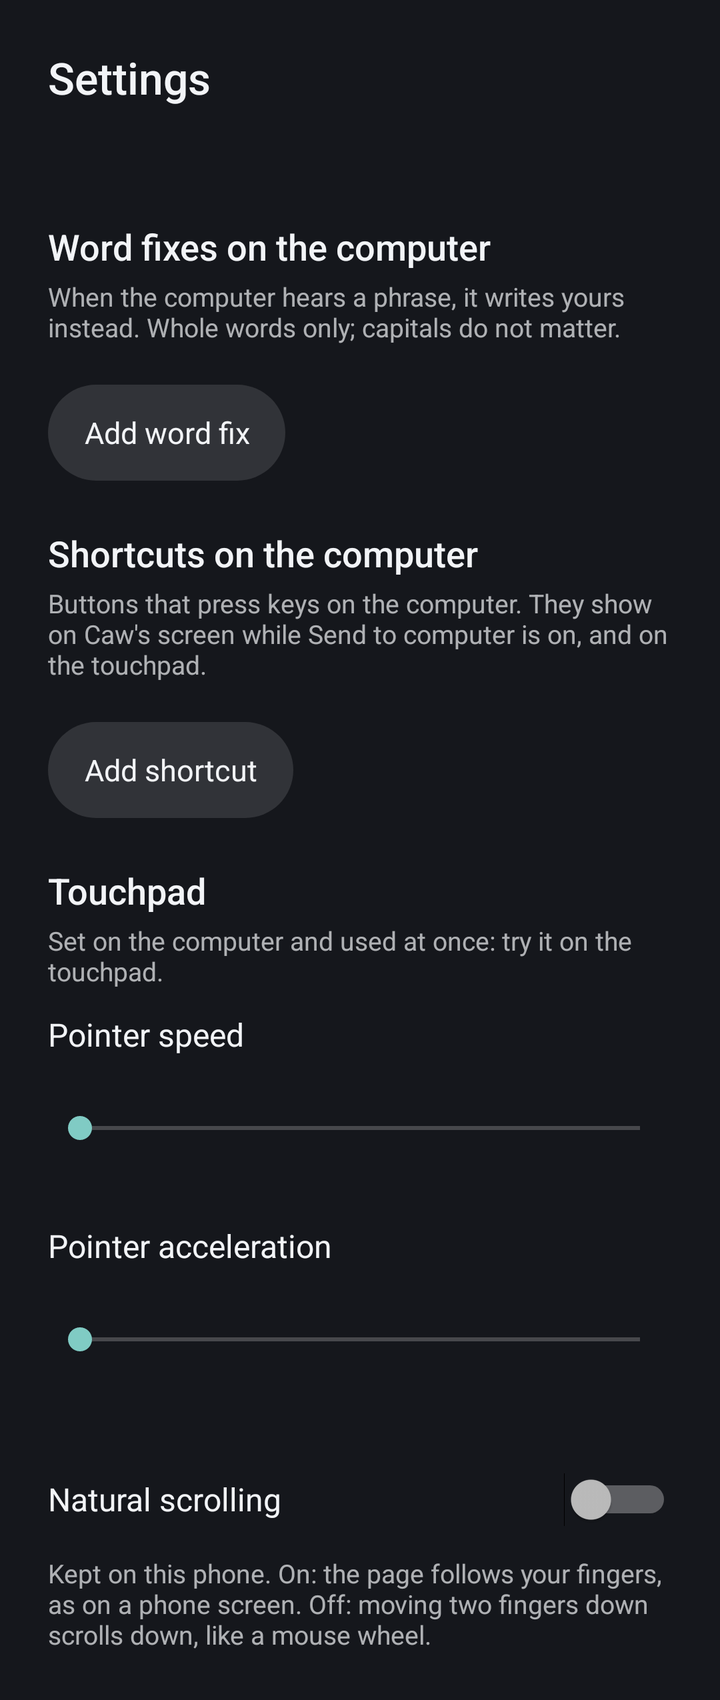
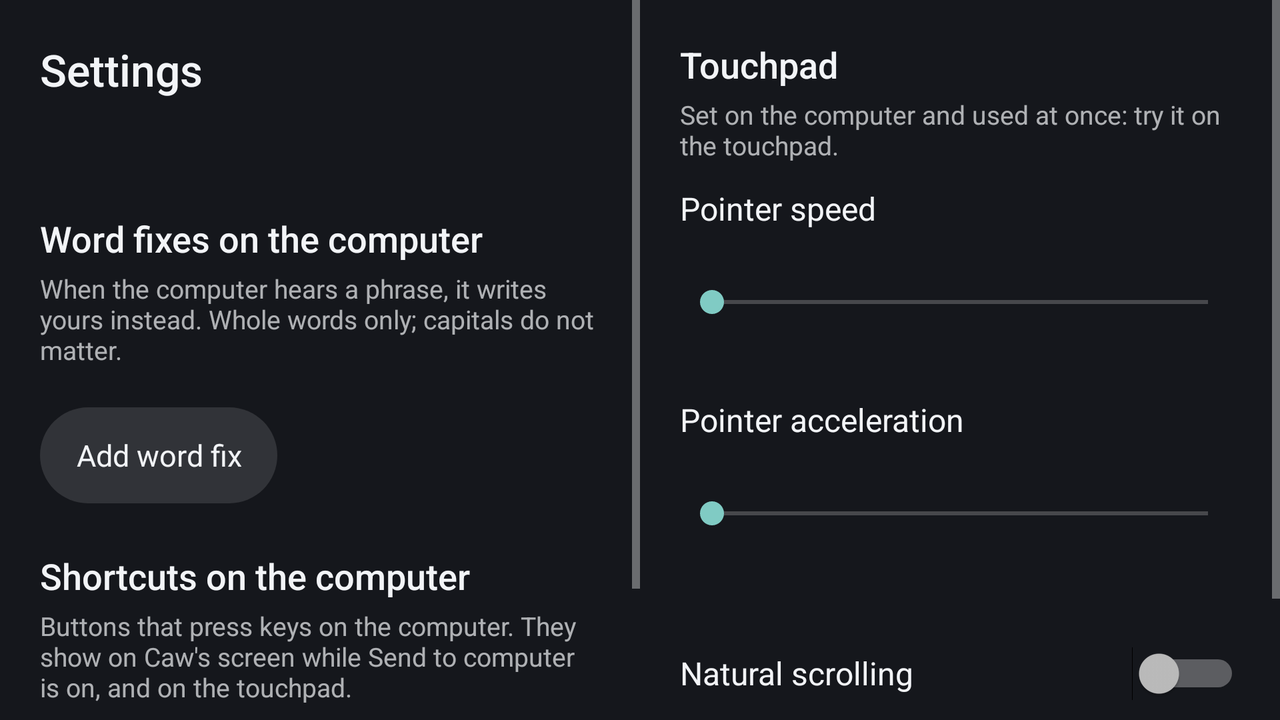

Compare how this app lays out the same screen by default and in its alternative resource folder. The renders come first, then the two layout files and the values they reference.
<!-- AndroidManifest.xml: activity theme android:Theme.Material.NoActionBar -->
<!-- res/layout/activity_settings.xml -->
<?xml version="1.0" encoding="utf-8"?>
<ScrollView xmlns:android="http://schemas.android.com/apk/res/android"
    android:layout_width="match_parent"
    android:layout_height="match_parent"
    android:background="@color/caw_backdrop"
    android:fillViewport="true"
    android:fitsSystemWindows="true">

    <LinearLayout
        android:layout_width="match_parent"
        android:layout_height="wrap_content"
        android:orientation="vertical"
        android:padding="24dp">

        <TextView
            android:layout_width="match_parent"
            android:layout_height="wrap_content"
            android:fontFamily="sans-serif-medium"
            android:text="@string/settings_title"
            android:textColor="@color/caw_text"
            android:textSize="22sp" />

        <TextView
            android:id="@+id/computer_line"
            android:layout_width="match_parent"
            android:layout_height="wrap_content"
            android:layout_marginTop="12dp"
            android:drawablePadding="8dp"
            android:textColor="@color/caw_text"
            android:textSize="16sp" />

        <TextView
            android:layout_width="match_parent"
            android:layout_height="wrap_content"
            android:layout_marginTop="24dp"
            android:fontFamily="sans-serif-medium"
            android:text="@string/settings_fixes_title"
            android:textColor="@color/caw_text"
            android:textSize="18sp" />
        <TextView
            android:layout_width="match_parent"
            android:layout_height="wrap_content"
            android:layout_marginTop="4dp"
            android:alpha="0.7"
            android:text="@string/settings_fixes_help"
            android:textColor="@color/caw_text"
            android:textSize="13sp" />

        
        <LinearLayout
            android:id="@+id/fix_list"
            android:layout_width="match_parent"
            android:layout_height="wrap_content"
            android:layout_marginTop="8dp"
            android:orientation="vertical" />

        <TextView
            android:id="@+id/fixes_empty"
            android:layout_width="match_parent"
            android:layout_height="wrap_content"
            android:layout_marginTop="8dp"
            android:alpha="0.7"
            android:text="@string/settings_fixes_empty"
            android:textColor="@color/caw_text"
            android:textSize="15sp"
            android:visibility="gone" />

        <TextView
            android:id="@+id/add_fix"
            style="@style/CawButton"
            android:layout_marginTop="12dp"
            android:text="@string/settings_fix_add" />
        <TextView
            android:id="@+id/fixes_status"
            android:layout_width="match_parent"
            android:layout_height="wrap_content"
            android:layout_marginTop="8dp"
            android:drawablePadding="8dp"
            android:textColor="@color/caw_text"
            android:textIsSelectable="true"
            android:textSize="14sp"
            android:visibility="gone" />

        <TextView
            android:layout_width="match_parent"
            android:layout_height="wrap_content"
            android:layout_marginTop="24dp"
            android:fontFamily="sans-serif-medium"
            android:text="@string/settings_shortcuts_title"
            android:textColor="@color/caw_text"
            android:textSize="18sp" />
        <TextView
            android:layout_width="match_parent"
            android:layout_height="wrap_content"
            android:layout_marginTop="4dp"
            android:alpha="0.7"
            android:text="@string/settings_shortcuts_help"
            android:textColor="@color/caw_text"
            android:textSize="13sp" />

        
        <LinearLayout
            android:id="@+id/shortcut_list"
            android:layout_width="match_parent"
            android:layout_height="wrap_content"
            android:layout_marginTop="8dp"
            android:orientation="vertical" />

        
        <TextView
            android:id="@+id/shortcuts_empty"
            android:layout_width="match_parent"
            android:layout_height="wrap_content"
            android:layout_marginTop="8dp"
            android:alpha="0.7"
            android:textColor="@color/caw_text"
            android:textSize="15sp"
            android:visibility="gone" />

        <TextView
            android:id="@+id/add_shortcut"
            style="@style/CawButton"
            android:layout_marginTop="12dp"
            android:text="@string/settings_shortcut_add" />
        <TextView
            android:id="@+id/shortcuts_status"
            android:layout_width="match_parent"
            android:layout_height="wrap_content"
            android:layout_marginTop="8dp"
            android:drawablePadding="8dp"
            android:textColor="@color/caw_text"
            android:textIsSelectable="true"
            android:textSize="14sp"
            android:visibility="gone" />

        <TextView
            android:layout_width="match_parent"
            android:layout_height="wrap_content"
            android:layout_marginTop="24dp"
            android:fontFamily="sans-serif-medium"
            android:text="@string/settings_touchpad_title"
            android:textColor="@color/caw_text"
            android:textSize="18sp" />
        <TextView
            android:layout_width="match_parent"
            android:layout_height="wrap_content"
            android:layout_marginTop="4dp"
            android:alpha="0.7"
            android:text="@string/settings_pointer_help"
            android:textColor="@color/caw_text"
            android:textSize="13sp" />
        <LinearLayout
            android:layout_width="match_parent"
            android:layout_height="wrap_content"
            android:layout_marginTop="12dp"
            android:orientation="horizontal">

            <TextView
                android:id="@+id/speed_label"
                android:layout_width="0dp"
                android:layout_height="wrap_content"
                android:layout_weight="1"
                android:text="@string/settings_speed"
                android:textColor="@color/caw_text"
                android:textSize="16sp" />

            <TextView
                android:id="@+id/speed_value"
                android:layout_width="wrap_content"
                android:layout_height="wrap_content"
                android:fontFamily="sans-serif-medium"
                android:textColor="@color/caw_text"
                android:textSize="16sp" />
        </LinearLayout>

        <SeekBar
            android:id="@+id/speed"
            android:layout_width="match_parent"
            android:layout_height="wrap_content"
            android:max="99"
            android:minHeight="48dp"
            android:paddingTop="12dp"
            android:paddingBottom="12dp" />
        <LinearLayout
            android:layout_width="match_parent"
            android:layout_height="wrap_content"
            android:layout_marginTop="12dp"
            android:orientation="horizontal">

            <TextView
                android:id="@+id/accel_label"
                android:layout_width="0dp"
                android:layout_height="wrap_content"
                android:layout_weight="1"
                android:text="@string/settings_accel"
                android:textColor="@color/caw_text"
                android:textSize="16sp" />

            <TextView
                android:id="@+id/accel_value"
                android:layout_width="wrap_content"
                android:layout_height="wrap_content"
                android:fontFamily="sans-serif-medium"
                android:textColor="@color/caw_text"
                android:textSize="16sp" />
        </LinearLayout>

        <SeekBar
            android:id="@+id/accel"
            android:layout_width="match_parent"
            android:layout_height="wrap_content"
            android:max="100"
            android:minHeight="48dp"
            android:paddingTop="12dp"
            android:paddingBottom="12dp" />
        <TextView
            android:id="@+id/pointer_status"
            android:layout_width="match_parent"
            android:layout_height="wrap_content"
            android:layout_marginTop="8dp"
            android:drawablePadding="8dp"
            android:textColor="@color/caw_text"
            android:textIsSelectable="true"
            android:textSize="14sp"
            android:visibility="gone" />

        <Switch
            android:id="@+id/natural_scrolling"
            android:layout_width="match_parent"
            android:layout_height="wrap_content"
            android:layout_marginTop="20dp"
            android:minHeight="48dp"
            android:text="@string/settings_natural"
            android:textColor="@color/caw_text"
            android:textSize="16sp" />
        <TextView
            android:layout_width="match_parent"
            android:layout_height="wrap_content"
            android:layout_marginTop="4dp"
            android:alpha="0.7"
            android:text="@string/settings_natural_help"
            android:textColor="@color/caw_text"
            android:textSize="13sp" />
    </LinearLayout>
</ScrollView>
<!-- resources referenced by this layout -->
<resources>
  <color name="caw_backdrop">#15171C</color>
  <color name="caw_text">#F2F4F7</color>
  <string name="settings_accel">Pointer acceleration</string>
  <string name="settings_fix_add">Add word fix</string>
  <string name="settings_fixes_empty">No word fixes yet.</string>
  <string name="settings_fixes_help">When the computer hears a phrase, it writes yours instead. Whole words only; capitals do not matter.</string>
  <string name="settings_fixes_title">Word fixes on the computer</string>
  <string name="settings_natural">Natural scrolling</string>
  <string name="settings_natural_help">Kept on this phone. On: the page follows your fingers, as on a phone screen. Off: moving two fingers down scrolls down, like a mouse wheel.</string>
  <string name="settings_pointer_help">Set on the computer and used at once: try it on the touchpad.</string>
  <string name="settings_shortcut_add">Add shortcut</string>
  <string name="settings_shortcuts_help">Buttons that press keys on the computer. They show on Caw\'s screen while Send to computer is on, and on the touchpad.</string>
  <string name="settings_shortcuts_title">Shortcuts on the computer</string>
  <string name="settings_speed">Pointer speed</string>
  <string name="settings_title">Settings</string>
  <string name="settings_touchpad_title">Touchpad</string>
  <style name="CawButton">
          <item name="android:layout_width">wrap_content</item>
          <item name="android:layout_height">wrap_content</item>
          <item name="android:background">@drawable/keyboard_button</item>
          <item name="android:gravity">center</item>
          <item name="android:minHeight">48dp</item>
          <item name="android:paddingStart">18dp</item>
          <item name="android:paddingEnd">18dp</item>
          <item name="android:textColor">@color/caw_text</item>
          <item name="android:textSize">15sp</item>
          <item name="android:clickable">true</item>
          <item name="android:focusable">true</item>
      </style>
  <!-- drawable keyboard_button (drawable) -->
  <?xml version="1.0" encoding="utf-8"?>
  <ripple xmlns:android="http://schemas.android.com/apk/res/android" android:color="#33FFFFFF">
      <item>
          <shape android:shape="rectangle">
              <solid android:color="#1FFFFFFF" />
              <corners android:radius="999dp" />
          </shape>
      </item>
  </ripple>
</resources>
<!-- res/layout-land/activity_settings.xml (the repository's variant of the layout above) -->
<!-- drawn on the phone turned sideways -->
<?xml version="1.0" encoding="utf-8"?>
<LinearLayout xmlns:android="http://schemas.android.com/apk/res/android"
    android:layout_width="match_parent"
    android:layout_height="match_parent"
    android:background="@color/caw_backdrop"
    android:fitsSystemWindows="true"
    android:orientation="horizontal">

    <ScrollView
        android:layout_width="0dp"
        android:layout_height="match_parent"
        android:layout_weight="1">

        <LinearLayout
            android:layout_width="match_parent"
            android:layout_height="wrap_content"
            android:orientation="vertical"
            android:padding="20dp">

            <TextView
                android:layout_width="match_parent"
                android:layout_height="wrap_content"
                android:fontFamily="sans-serif-medium"
                android:text="@string/settings_title"
                android:textColor="@color/caw_text"
                android:textSize="22sp" />

            <TextView
                android:id="@+id/computer_line"
                android:layout_width="match_parent"
                android:layout_height="wrap_content"
                android:layout_marginTop="12dp"
                android:drawablePadding="8dp"
                android:textColor="@color/caw_text"
                android:textSize="16sp" />

            <TextView
                android:layout_width="match_parent"
                android:layout_height="wrap_content"
                android:layout_marginTop="24dp"
                android:fontFamily="sans-serif-medium"
                android:text="@string/settings_fixes_title"
                android:textColor="@color/caw_text"
                android:textSize="18sp" />
            <TextView
                android:layout_width="match_parent"
                android:layout_height="wrap_content"
                android:layout_marginTop="4dp"
                android:alpha="0.7"
                android:text="@string/settings_fixes_help"
                android:textColor="@color/caw_text"
                android:textSize="13sp" />

            
            <LinearLayout
                android:id="@+id/fix_list"
                android:layout_width="match_parent"
                android:layout_height="wrap_content"
                android:layout_marginTop="8dp"
                android:orientation="vertical" />

            <TextView
                android:id="@+id/fixes_empty"
                android:layout_width="match_parent"
                android:layout_height="wrap_content"
                android:layout_marginTop="8dp"
                android:alpha="0.7"
                android:text="@string/settings_fixes_empty"
                android:textColor="@color/caw_text"
                android:textSize="15sp"
                android:visibility="gone" />

            <TextView
                android:id="@+id/add_fix"
                style="@style/CawButton"
                android:layout_marginTop="12dp"
                android:text="@string/settings_fix_add" />
            <TextView
                android:id="@+id/fixes_status"
                android:layout_width="match_parent"
                android:layout_height="wrap_content"
                android:layout_marginTop="8dp"
                android:drawablePadding="8dp"
                android:textColor="@color/caw_text"
                android:textIsSelectable="true"
                android:textSize="14sp"
                android:visibility="gone" />

            <TextView
                android:layout_width="match_parent"
                android:layout_height="wrap_content"
                android:layout_marginTop="24dp"
                android:fontFamily="sans-serif-medium"
                android:text="@string/settings_shortcuts_title"
                android:textColor="@color/caw_text"
                android:textSize="18sp" />
            <TextView
                android:layout_width="match_parent"
                android:layout_height="wrap_content"
                android:layout_marginTop="4dp"
                android:alpha="0.7"
                android:text="@string/settings_shortcuts_help"
                android:textColor="@color/caw_text"
                android:textSize="13sp" />

            
            <LinearLayout
                android:id="@+id/shortcut_list"
                android:layout_width="match_parent"
                android:layout_height="wrap_content"
                android:layout_marginTop="8dp"
                android:orientation="vertical" />

            
            <TextView
                android:id="@+id/shortcuts_empty"
                android:layout_width="match_parent"
                android:layout_height="wrap_content"
                android:layout_marginTop="8dp"
                android:alpha="0.7"
                android:textColor="@color/caw_text"
                android:textSize="15sp"
                android:visibility="gone" />

            <TextView
                android:id="@+id/add_shortcut"
                style="@style/CawButton"
                android:layout_marginTop="12dp"
                android:text="@string/settings_shortcut_add" />
            <TextView
                android:id="@+id/shortcuts_status"
                android:layout_width="match_parent"
                android:layout_height="wrap_content"
                android:layout_marginTop="8dp"
                android:drawablePadding="8dp"
                android:textColor="@color/caw_text"
                android:textIsSelectable="true"
                android:textSize="14sp"
                android:visibility="gone" />
        </LinearLayout>
    </ScrollView>

    <ScrollView
        android:layout_width="0dp"
        android:layout_height="match_parent"
        android:layout_weight="1">

        <LinearLayout
            android:layout_width="match_parent"
            android:layout_height="wrap_content"
            android:orientation="vertical"
            android:padding="20dp">

            <TextView
                android:layout_width="match_parent"
                android:layout_height="wrap_content"
                android:layout_marginTop="0dp"
                android:fontFamily="sans-serif-medium"
                android:text="@string/settings_touchpad_title"
                android:textColor="@color/caw_text"
                android:textSize="18sp" />
            <TextView
                android:layout_width="match_parent"
                android:layout_height="wrap_content"
                android:layout_marginTop="4dp"
                android:alpha="0.7"
                android:text="@string/settings_pointer_help"
                android:textColor="@color/caw_text"
                android:textSize="13sp" />
            <LinearLayout
                android:layout_width="match_parent"
                android:layout_height="wrap_content"
                android:layout_marginTop="12dp"
                android:orientation="horizontal">

                <TextView
                    android:id="@+id/speed_label"
                    android:layout_width="0dp"
                    android:layout_height="wrap_content"
                    android:layout_weight="1"
                    android:text="@string/settings_speed"
                    android:textColor="@color/caw_text"
                    android:textSize="16sp" />

                <TextView
                    android:id="@+id/speed_value"
                    android:layout_width="wrap_content"
                    android:layout_height="wrap_content"
                    android:fontFamily="sans-serif-medium"
                    android:textColor="@color/caw_text"
                    android:textSize="16sp" />
            </LinearLayout>

            <SeekBar
                android:id="@+id/speed"
                android:layout_width="match_parent"
                android:layout_height="wrap_content"
                android:max="99"
                android:minHeight="48dp"
                android:paddingTop="12dp"
                android:paddingBottom="12dp" />
            <LinearLayout
                android:layout_width="match_parent"
                android:layout_height="wrap_content"
                android:layout_marginTop="12dp"
                android:orientation="horizontal">

                <TextView
                    android:id="@+id/accel_label"
                    android:layout_width="0dp"
                    android:layout_height="wrap_content"
                    android:layout_weight="1"
                    android:text="@string/settings_accel"
                    android:textColor="@color/caw_text"
                    android:textSize="16sp" />

                <TextView
                    android:id="@+id/accel_value"
                    android:layout_width="wrap_content"
                    android:layout_height="wrap_content"
                    android:fontFamily="sans-serif-medium"
                    android:textColor="@color/caw_text"
                    android:textSize="16sp" />
            </LinearLayout>

            <SeekBar
                android:id="@+id/accel"
                android:layout_width="match_parent"
                android:layout_height="wrap_content"
                android:max="100"
                android:minHeight="48dp"
                android:paddingTop="12dp"
                android:paddingBottom="12dp" />
            <TextView
                android:id="@+id/pointer_status"
                android:layout_width="match_parent"
                android:layout_height="wrap_content"
                android:layout_marginTop="8dp"
                android:drawablePadding="8dp"
                android:textColor="@color/caw_text"
                android:textIsSelectable="true"
                android:textSize="14sp"
                android:visibility="gone" />

            <Switch
                android:id="@+id/natural_scrolling"
                android:layout_width="match_parent"
                android:layout_height="wrap_content"
                android:layout_marginTop="20dp"
                android:minHeight="48dp"
                android:text="@string/settings_natural"
                android:textColor="@color/caw_text"
                android:textSize="16sp" />
            <TextView
                android:layout_width="match_parent"
                android:layout_height="wrap_content"
                android:layout_marginTop="4dp"
                android:alpha="0.7"
                android:text="@string/settings_natural_help"
                android:textColor="@color/caw_text"
                android:textSize="13sp" />
        </LinearLayout>
    </ScrollView>
</LinearLayout>
